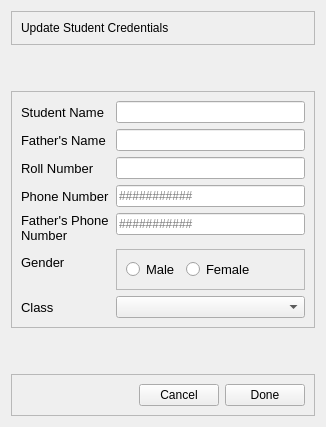
             <widget class="QWidget" name="page_19">
              <layout class="QVBoxLayout" name="verticalLayout_24">
               <item>
                <widget class="QFrame" name="frame_57">
                 <property name="frameShape">
                  <enum>QFrame::StyledPanel</enum>
                 </property>
                 <property name="frameShadow">
                  <enum>QFrame::Raised</enum>
                 </property>
                 <layout class="QHBoxLayout" name="horizontalLayout_50">
                  <item>
                   <widget class="QLabel" name="label_15">
                    <property name="text">
                     <string>Update Student Credentials</string>
                    </property>
                   </widget>
                  </item>
                 </layout>
                </widget>
               </item>
               <item>
                <spacer name="verticalSpacer_12">
                 <property name="orientation">
                  <enum>Qt::Vertical</enum>
                 </property>
                 <property name="sizeHint" stdset="0">
                  <size>
                   <width>20</width>
                   <height>40</height>
                  </size>
                 </property>
                </spacer>
               </item>
               <item>
                <widget class="QFrame" name="frame_52">
                 <property name="frameShape">
                  <enum>QFrame::StyledPanel</enum>
                 </property>
                 <property name="frameShadow">
                  <enum>QFrame::Raised</enum>
                 </property>
                 <layout class="QHBoxLayout" name="horizontalLayout_47">
                  <item>
                   <layout class="QFormLayout" name="formLayout_12">
                    <item row="0" column="0">
                     <widget class="QLabel" name="studentNameLabel_7">
                      <property name="font">
                       <font>
                        <pointsize>10</pointsize>
                       </font>
                      </property>
                      <property name="text">
                       <string>Student Name</string>
                      </property>
                     </widget>
                    </item>
                    <item row="0" column="1">
                     <widget class="QLineEdit" name="studentNameLineEdit_7">
                      <property name="font">
                       <font>
                        <pointsize>9</pointsize>
                       </font>
                      </property>
                     </widget>
                    </item>
                    <item row="1" column="0">
                     <widget class="QLabel" name="fatherSNameLabel_7">
                      <property name="font">
                       <font>
                        <pointsize>10</pointsize>
                       </font>
                      </property>
                      <property name="text">
                       <string>Father's Name</string>
                      </property>
                     </widget>
                    </item>
                    <item row="1" column="1">
                     <widget class="QLineEdit" name="fatherSNameLineEdit_7">
                      <property name="font">
                       <font>
                        <pointsize>9</pointsize>
                       </font>
                      </property>
                     </widget>
                    </item>
                    <item row="2" column="0">
                     <widget class="QLabel" name="rollNumberLabel_7">
                      <property name="font">
                       <font>
                        <pointsize>10</pointsize>
                       </font>
                      </property>
                      <property name="text">
                       <string>Roll Number</string>
                      </property>
                     </widget>
                    </item>
                    <item row="2" column="1">
                     <widget class="QLineEdit" name="rollNumberLineEdit_7">
                      <property name="font">
                       <font>
                        <pointsize>9</pointsize>
                       </font>
                      </property>
                     </widget>
                    </item>
                    <item row="3" column="0">
                     <widget class="QLabel" name="phoneNumberLabel_9">
                      <property name="font">
                       <font>
                        <pointsize>10</pointsize>
                       </font>
                      </property>
                      <property name="text">
                       <string>Phone Number</string>
                      </property>
                     </widget>
                    </item>
                    <item row="3" column="1">
                     <widget class="QLineEdit" name="phoneNumberLineEdit_9">
                      <property name="font">
                       <font>
                        <pointsize>9</pointsize>
                       </font>
                      </property>
                      <property name="placeholderText">
                       <string>###########</string>
                      </property>
                     </widget>
                    </item>
                    <item row="4" column="0">
                     <widget class="QLabel" name="fatherSPhoneNumberLabel_7">
                      <property name="font">
                       <font>
                        <pointsize>10</pointsize>
                       </font>
                      </property>
                      <property name="text">
                       <string>Father's Phone 
Number</string>
                      </property>
                      <property name="wordWrap">
                       <bool>false</bool>
                      </property>
                     </widget>
                    </item>
                    <item row="4" column="1">
                     <widget class="QLineEdit" name="fatherSPhoneNumberLineEdit_7">
                      <property name="font">
                       <font>
                        <pointsize>9</pointsize>
                       </font>
                      </property>
                      <property name="placeholderText">
                       <string>###########</string>
                      </property>
                     </widget>
                    </item>
                    <item row="5" column="0">
                     <widget class="QLabel" name="genderLabel_7">
                      <property name="font">
                       <font>
                        <pointsize>10</pointsize>
                       </font>
                      </property>
                      <property name="text">
                       <string>Gender</string>
                      </property>
                     </widget>
                    </item>
                    <item row="5" column="1">
                     <widget class="QFrame" name="frame_55">
                      <property name="frameShape">
                       <enum>QFrame::StyledPanel</enum>
                      </property>
                      <property name="frameShadow">
                       <enum>QFrame::Raised</enum>
                      </property>
                      <layout class="QHBoxLayout" name="horizontalLayout_48">
                       <item>
                        <widget class="QRadioButton" name="radioButton_13">
                         <property name="font">
                          <font>
                           <pointsize>10</pointsize>
                          </font>
                         </property>
                         <property name="text">
                          <string>Male</string>
                         </property>
                        </widget>
                       </item>
                       <item>
                        <widget class="QRadioButton" name="radioButton_14">
                         <property name="font">
                          <font>
                           <pointsize>10</pointsize>
                          </font>
                         </property>
                         <property name="text">
                          <string>Female</string>
                         </property>
                        </widget>
                       </item>
                       <item>
                        <spacer name="horizontalSpacer_24">
                         <property name="orientation">
                          <enum>Qt::Horizontal</enum>
                         </property>
                         <property name="sizeHint" stdset="0">
                          <size>
                           <width>40</width>
                           <height>20</height>
                          </size>
                         </property>
                        </spacer>
                       </item>
                      </layout>
                     </widget>
                    </item>
                    <item row="6" column="0">
                     <widget class="QLabel" name="gradeLabel_7">
                      <property name="font">
                       <font>
                        <pointsize>10</pointsize>
                       </font>
                      </property>
                      <property name="text">
                       <string>Class</string>
                      </property>
                     </widget>
                    </item>
                    <item row="6" column="1">
                     <widget class="QComboBox" name="gradeComboBox_7">
                      <property name="font">
                       <font>
                        <pointsize>9</pointsize>
                       </font>
                      </property>
                      <item>
                       <property name="text">
                        <string/>
                       </property>
                      </item>
                      <item>
                       <property name="text">
                        <string>1</string>
                       </property>
                      </item>
                      <item>
                       <property name="text">
                        <string>2</string>
                       </property>
                      </item>
                      <item>
                       <property name="text">
                        <string>3</string>
                       </property>
                      </item>
                      <item>
                       <property name="text">
                        <string>4</string>
                       </property>
                      </item>
                      <item>
                       <property name="text">
                        <string>5</string>
                       </property>
                      </item>
                     </widget>
                    </item>
                   </layout>
                  </item>
                 </layout>
                </widget>
               </item>
               <item>
                <spacer name="verticalSpacer_13">
                 <property name="orientation">
                  <enum>Qt::Vertical</enum>
                 </property>
                 <property name="sizeHint" stdset="0">
                  <size>
                   <width>20</width>
                   <height>40</height>
                  </size>
                 </property>
                </spacer>
               </item>
               <item>
                <widget class="QFrame" name="frame_58">
                 <property name="frameShape">
                  <enum>QFrame::StyledPanel</enum>
                 </property>
                 <property name="frameShadow">
                  <enum>QFrame::Raised</enum>
                 </property>
                 <layout class="QHBoxLayout" name="horizontalLayout_51">
                  <item>
                   <spacer name="horizontalSpacer_22">
                    <property name="orientation">
                     <enum>Qt::Horizontal</enum>
                    </property>
                    <property name="sizeHint" stdset="0">
                     <size>
                      <width>40</width>
                      <height>20</height>
                     </size>
                    </property>
                   </spacer>
                  </item>
                  <item>
                   <widget class="QPushButton" name="pushButton_51">
                    <property name="cursor">
                     <cursorShape>PointingHandCursor</cursorShape>
                    </property>
                    <property name="text">
                     <string>Cancel</string>
                    </property>
                   </widget>
                  </item>
                  <item>
                   <widget class="QPushButton" name="pushButton_52">
                    <property name="cursor">
                     <cursorShape>PointingHandCursor</cursorShape>
                    </property>
                    <property name="text">
                     <string>Done</string>
                    </property>
                   </widget>
                  </item>
                 </layout>
                </widget>
               </item>
              </layout>
             </widget>
